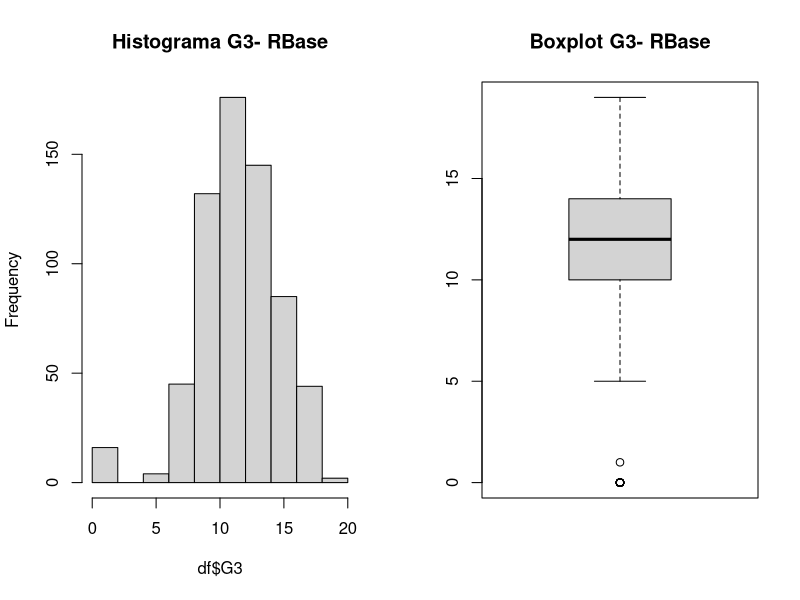
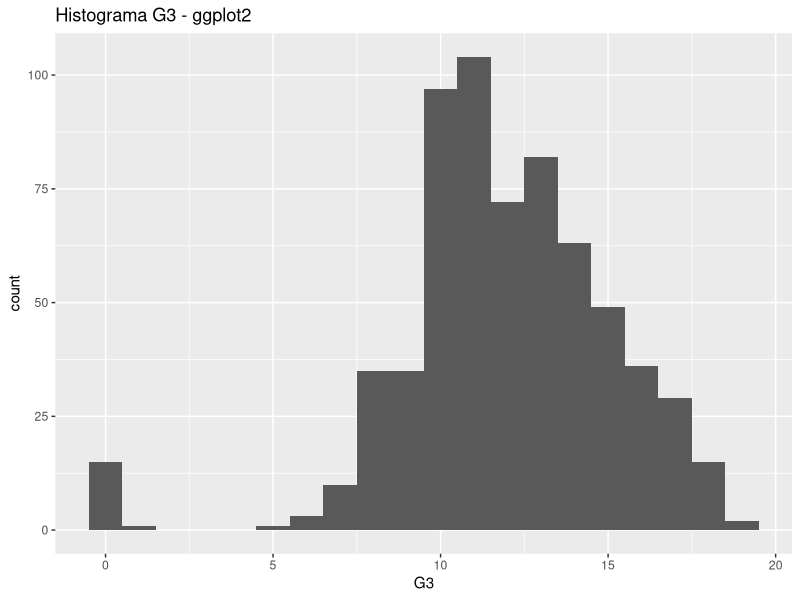
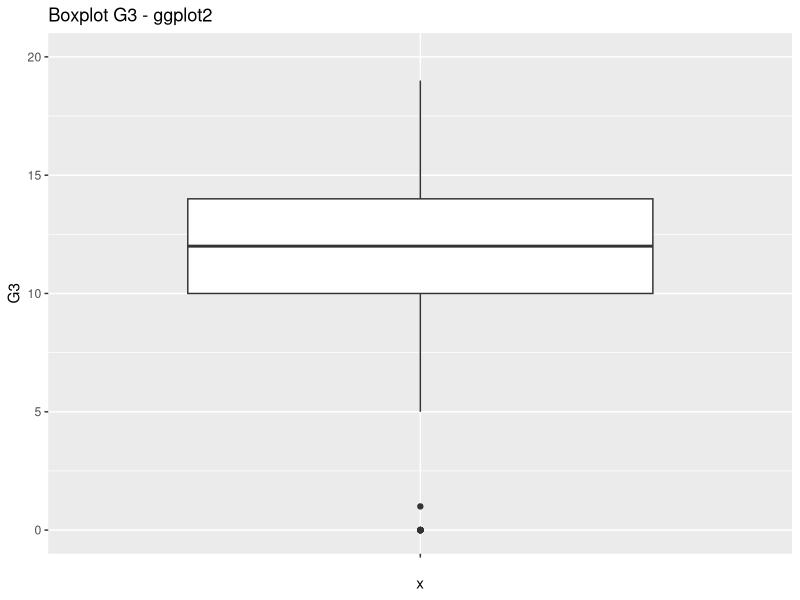
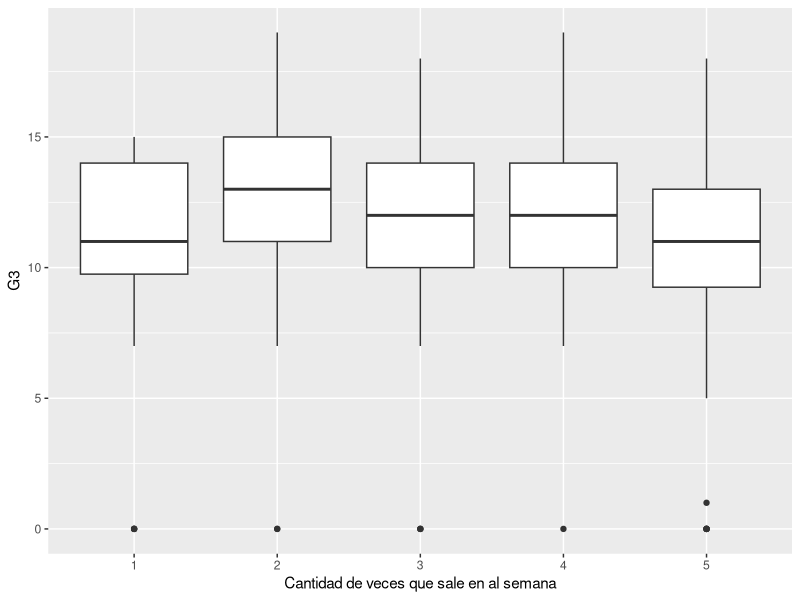
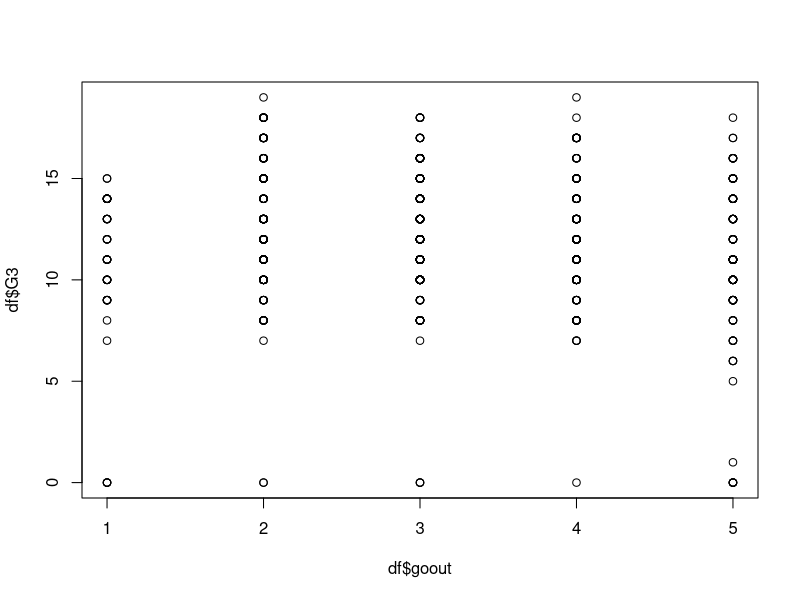
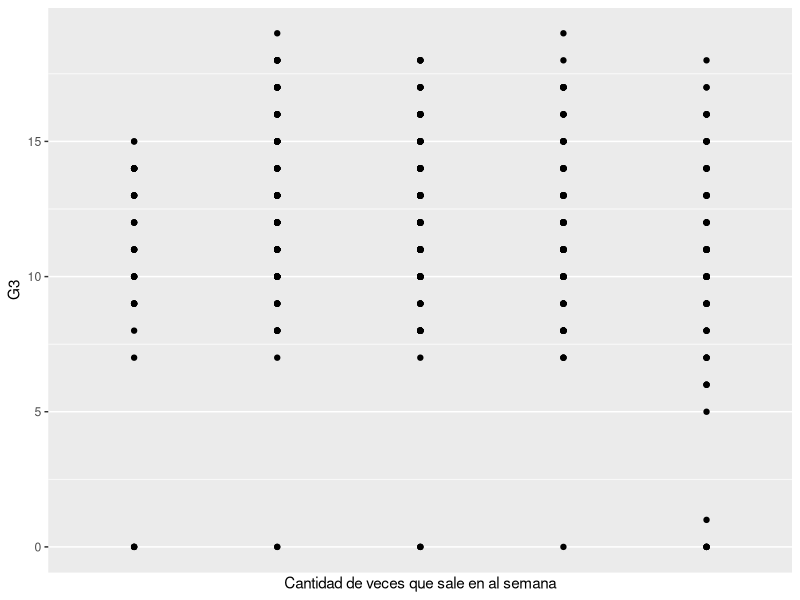
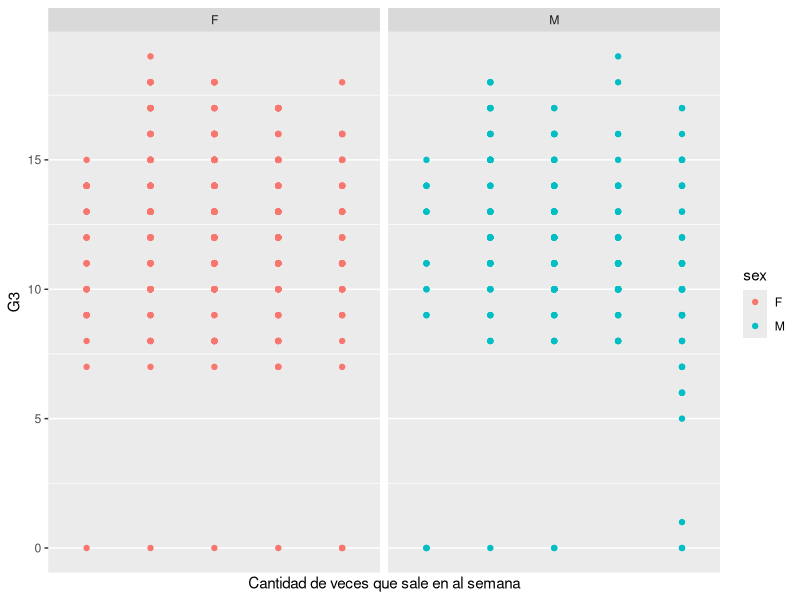
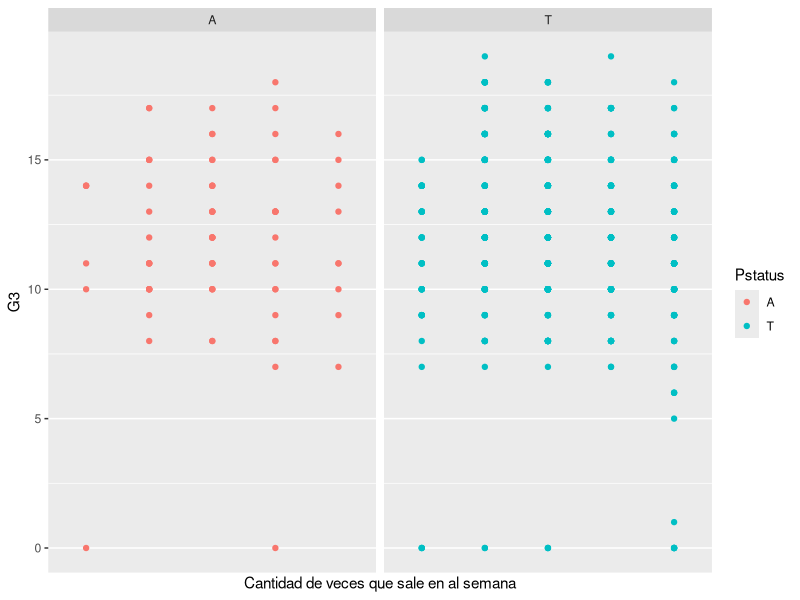

Generate these figures, in order, with R:
##############################################################################
## Curso: FUNDAMENTOS DE LA PROGRAMACION ESTADISTICA EN R. 
##       
## 2018
## Docente: German Rosati
##############################################################################

#################################
## CONSIGNAS PRACTICA PLOTTING ##
#################################

# Utilizando el dataset U2_data.csv (que contiene información sobre una encuesta
# a estudiantes de la escuela secundaria) resuelva las siguientes consignas:

setwd('/media/grosati/Elements/PEN/KINGSTON/PEN2/Cursos/REPO_Curso_Fund_Prog_R/Data/')
df <- read.csv("./estud.csv", sep=";")

library(ggplot2)

## Ejercicio 1. Generar un histograma y un boxplot de la variable G3. Realizarlo tanto con 
# la sintaxis base de gràficos de R como con ggplot2. Analizar sus resultados.
# ¿Qué puede decir de la distribuciòn respecto a la tendencia central, simetría
# y dispersión?

par(mfrow=c(1,2))
hist(df$G3, main="Histograma G3- RBase")
boxplot(df$G3, main="Boxplot G3- RBase")

library(ggplot2)

par(mfrow=c(1,1))
ggplot(df) + 
     geom_histogram(aes(x=G3), binwidth=1) + 
     ggtitle("Histograma G3 - ggplot2")

ggplot(df) + 
  geom_boxplot(aes(x='', y=G3)) +
  coord_cartesian(ylim = c(0, 20)) + 
  ggtitle("Boxplot G3 - ggplot2")


## Ejercicio 2. Generar un boxplot de la varialbe G3 para cada uno de los diferentes
# grupos de la variable goout. ¿Puede observar alguna diferencia entre los
# diferentes grupos?

# Hay que transformar goout a factor para poder plotearla

ggplot(df) + 
  geom_boxplot(aes(x=as.factor(goout), y=G3)) + 
  scale_x_discrete(name='Cantidad de veces que sale en al semana')

## Ejercicio 3. Hacer un scatterplot de la variable ausencias (en el eje X) y G3 (en el eje
# Y). Confeccionarlo tanto en la sintaxis base de R como usando el paquete
# ggplot2.

plot(df$goout, df$G3)

ggplot(df) + 
  geom_point(aes(x=goout, y=G3)) + 
  scale_x_discrete(name='Cantidad de veces que sale en al semana')

## Ejercicio 4. Usando ggplot2 generar un scatter igual al del punto 3 para cada valor de
# la variable sexo y otro para el status de los padres. ¿Puede encontrar alguna relación diferente entre ambas
#variables en los diferentes grupos?

ggplot(df) + 
  geom_point(aes(x=goout, y=G3, colour=sex)) + 
  facet_grid(~sex) +
  scale_x_discrete(name='Cantidad de veces que sale en al semana')

ggplot(df) + 
  geom_point(aes(x=goout, y=G3, colour=Pstatus)) + 
  facet_grid(~Pstatus) +
  scale_x_discrete(name='Cantidad de veces que sale en al semana')

